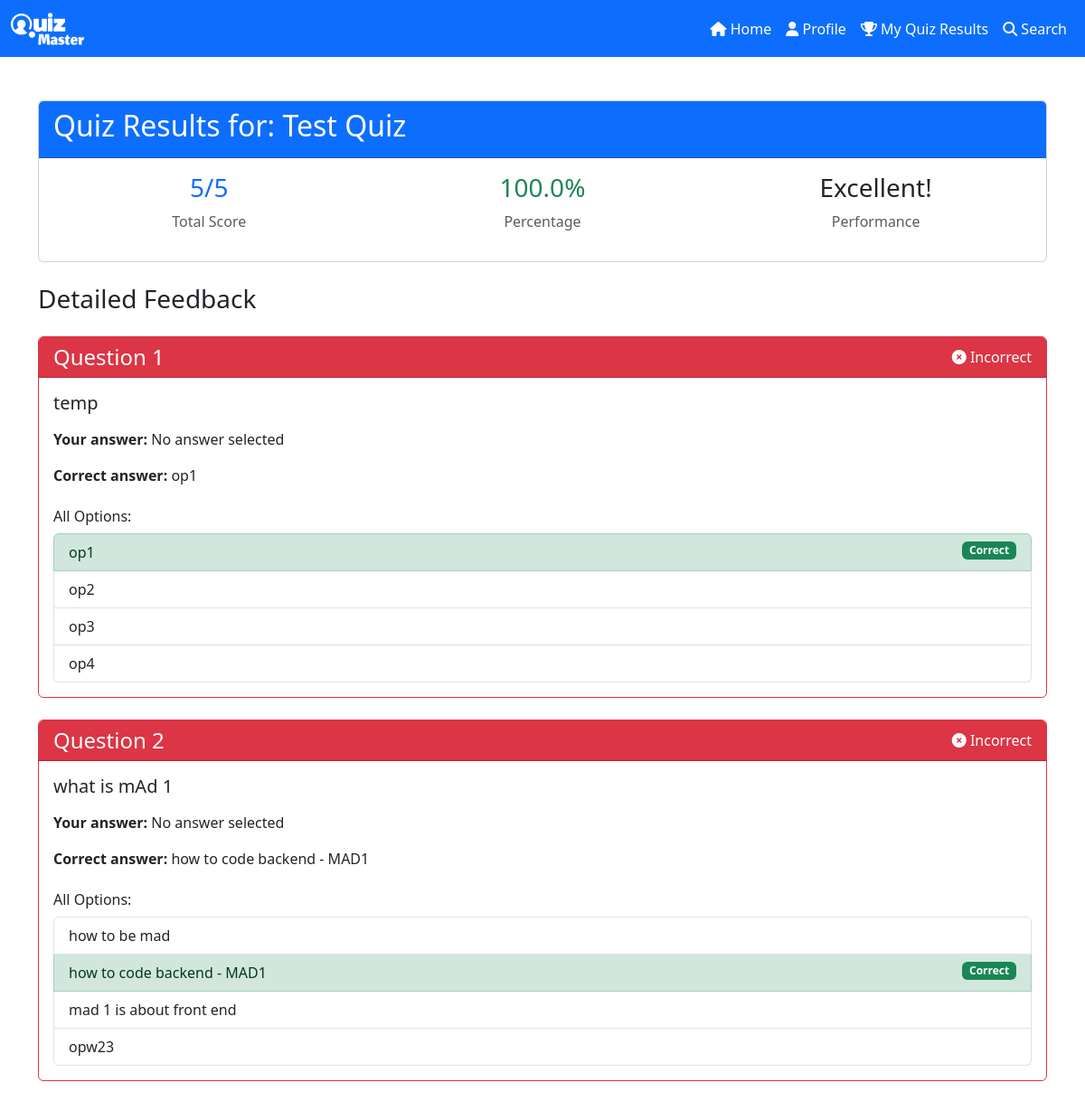
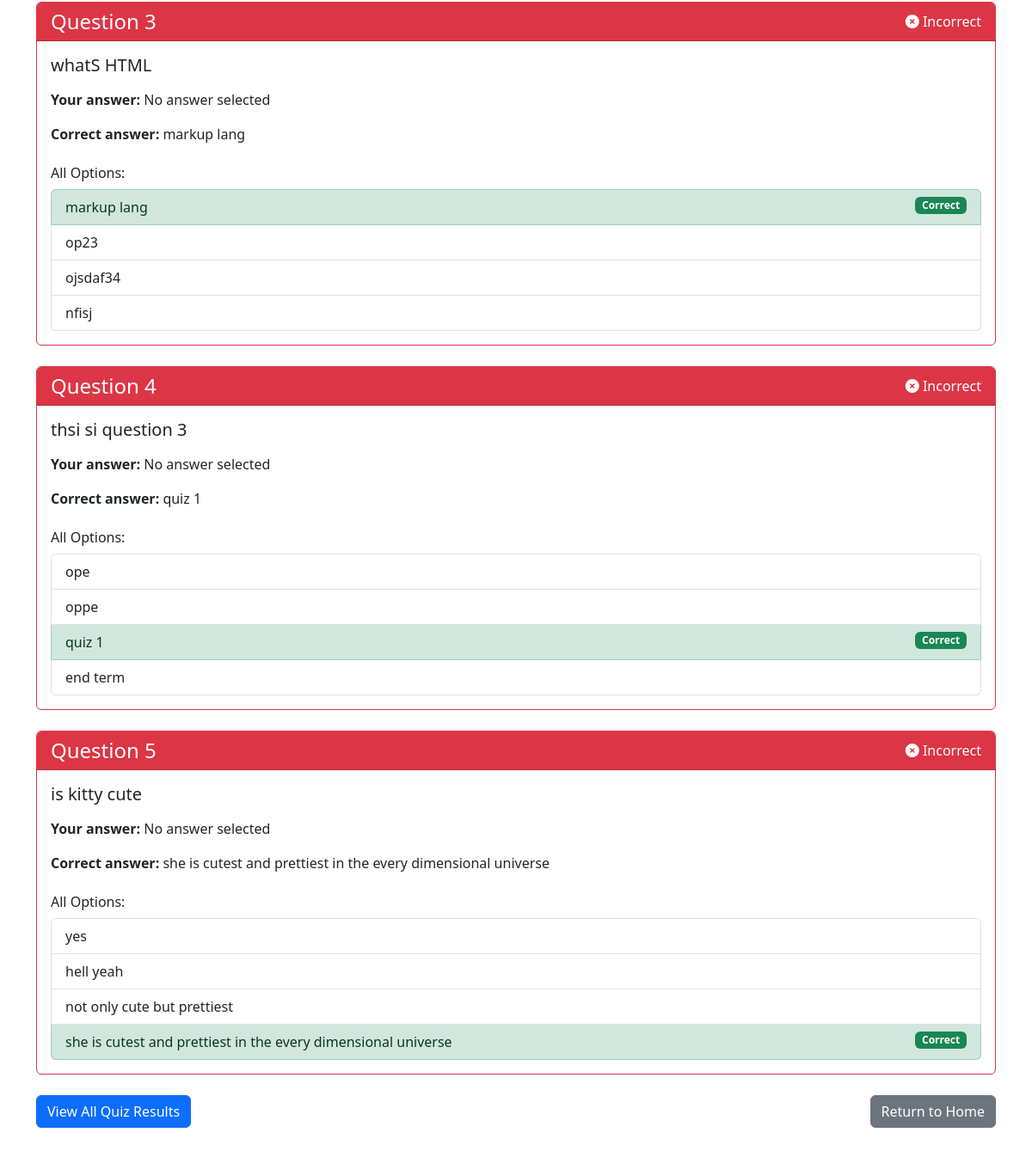
The page /quiz_feedback/1/1 (signed in) on the database its author committed (2 pictures, top to bottom).
### models.py (models this page shows)
class Quiz(db.Model):
    id = db.Column(db.Integer, primary_key=True, autoincrement=True)
    chapter_id = db.Column(db.Integer, db.ForeignKey("chapter.id"), nullable=False)
    name = db.Column(db.String(80), unique=True, nullable=False)
    description = db.Column(db.String(120), default="Not available")
    included_questions = db.relationship("Question", backref="quiz", lazy=True, cascade="all, delete-orphan")
    scores = db.relationship("Score", backref="quiz_record", lazy=True, cascade="all, delete-orphan")
    quiz_schedule_date = db.Column(db.DateTime, nullable=False)
    quiz_duration = db.Column(db.Integer, nullable=False)

class Score(db.Model):
    id = db.Column(db.Integer, primary_key=True, autoincrement=True)
    user_id = db.Column(db.String(80), db.ForeignKey("user.username"), nullable=False)
    quiz_id = db.Column(db.Integer, db.ForeignKey("quiz.id"), nullable=False)
    score = db.Column(db.Integer, nullable=False)

class Question(db.Model):
    id = db.Column(db.Integer, primary_key=True, autoincrement=True)
    quiz_id = db.Column(db.Integer, db.ForeignKey("quiz.id"), nullable=False)
    question = db.Column(db.String(120), nullable=False)
    option1 = db.Column(db.String(120), nullable=False)
    option2 = db.Column(db.String(120), nullable=False)
    option3 = db.Column(db.String(120), nullable=False)
    option4 = db.Column(db.String(120), nullable=False)
    correct_option = db.Column(db.String(120), nullable=False)

### routes.py (the view)
    @app.route("/quiz_feedback/<int:quiz_id>/<int:score_id>", methods=["GET"])
    @auth_required
    def quiz_feedback(quiz_id, score_id):
        user_id = session.get("user_id")
        score = Score.query.get(score_id)
        if not score or score.user_id != user_id:
            flash("Score record not found")
            return redirect(url_for("quiz_results"))
        quiz = Quiz.query.get(quiz_id)
        if not quiz:
            flash("Quiz not found")
            return redirect(url_for("home"))
        questions = Question.query.filter_by(quiz_id=quiz_id).all()
        total_questions = len(questions)
        percentage = (score.score / total_questions * 100) if total_questions > 0 else 0
        user_responses = session.get("quiz_responses", {})
        return render_template(
            "user_dashboard/quiz_feedback.html",
            quiz=quiz,
            score=score,
            questions=questions,
            user_responses=user_responses,
            total_questions=total_questions,
            percentage=percentage,
        )

### templates/user_dashboard/quiz_feedback.html (shortened to what this page needs)
{% extends 'base.html' %}
{% block content %}
<div class="container mt-5">
    <div class="card mb-4">
        <div class="card-header bg-primary text-white">
            <h2>Quiz Results for: {{ quiz.name }}</h2>
        </div>
        <div class="card-body">
            <div class="row">
                <div class="col-md-4 text-center">
                    <h3 class="text-primary">{{ score.score }}/{{ total_questions }}</h3>
                    <p class="text-muted">Total Score</p>
                </div>
                <div class="col-md-4 text-center">
                    <h3 class="{% if percentage >= 60 %}text-success{% else %}text-danger{% endif %}">
                        {{ "%.1f"|format(percentage) }}%
                    </h3>
                    <p class="text-muted">Percentage</p>
                </div>
                <div class="col-md-4 text-center">
                    <h3>
                        {% if percentage >= 80 %}Excellent!
                        {% elif percentage >= 60 %}Good Job!
                        {% elif percentage >= 40 %}Needs improvement
                        {% else %}Try again{% endif %}
                    </h3>
                    <p class="text-muted">Performance</p>
                </div>
            </div>
        </div>
    </div>
    <h3 class="mb-4">Detailed Feedback</h3>
    {% for question in questions %}
    {% set question_id = question.id %}
    {% set user_response_key = user_responses.get(question_id|string) %}
    {% if user_response_key == "option1" %}
    {% set user_answer = question.option1 %}
    {% elif user_response_key == "option2" %}
    {% set user_answer = question.option2 %}
    {% elif user_response_key == "option3" %}
    {% set user_answer = question.option3 %}
    {% elif user_response_key == "option4" %}
    {% set user_answer = question.option4 %}
    {% else %}
    {% set user_answer = "No answer selected" %}
    {% endif %}
    {% set is_correct = (user_answer == question.correct_option) %}
    <div class="card mb-4 {% if is_correct %}border-success{% else %}border-danger{% endif %}">
        <div class="card-header {% if is_correct %}bg-success text-white{% else %}bg-danger text-white{% endif %}">
            <div class="d-flex justify-content-between align-items-center">
                <h4 class="mb-0">Question {{ loop.index }}</h4>
                <span>
                    {% if is_correct %}
                    <i class="fas fa-check-circle"></i> Correct
                    {% else %}
                    <i class="fas fa-times-circle"></i> Incorrect
                    {% endif %}
                </span>
            </div>
        </div>
        <div class="card-body">
            <h5>{{ question.question }}</h5>
            <div class="mt-3">
                <p><strong>Your answer:</strong> {{ user_answer }}</p>
                {% if not is_correct %}
                <p><strong>Correct answer:</strong> {{ question.correct_option }}</p>
                {% endif %}
            </div>
            <div class="mt-4">
                <h6>All Options:</h6>
                <ul class="list-group">
                    <li
                        class="list-group-item {% if question.option1 == question.correct_option %}list-group-item-success{% endif %} {% if user_response_key == 'option1' and not is_correct %}list-group-item-danger{% endif %}">
                        {{ question.option1 }}
                        {% if question.option1 == question.correct_option %}<span
                            class="badge bg-success float-end">Correct</span>{% endif %}
                    </li>
                    <li
                        class="list-group-item {% if question.option2 == question.correct_option %}list-group-item-success{% endif %} {% if user_response_key == 'option2' and not is_correct %}list-group-item-danger{% endif %}">
                        {{ question.option2 }}
                        {% if question.option2 == question.correct_option %}<span
                            class="badge bg-success float-end">Correct</span>{% endif %}
                    </li>
                    <li
                        class="list-group-item {% if question.option3 == question.correct_option %}list-group-item-success{% endif %} {% if user_response_key == 'option3' and not is_correct %}list-group-item-danger{% endif %}">
                        {{ question.option3 }}
                        {% if question.option3 == question.correct_option %}<span
                            class="badge bg-success float-end">Correct</span>{% endif %}
                    </li>
                    <li
                        class="list-group-item {% if question.option4 == question.correct_option %}list-group-item-success{% endif %} {% if user_response_key == 'option4' and not is_correct %}list-group-item-danger{% endif %}">
                        {{ question.option4 }}
                        {% if question.option4 == question.correct_option %}<span
                            class="badge bg-success float-end">Correct</span>{% endif %}
                    </li>
                </ul>
            </div>
        </div>
    </div>
    {% endfor %}
    <div class="d-flex justify-content-between mb-5">
        <a href="{{ url_for('quiz_results') }}" class="btn btn-primary">View All Quiz Results</a>
        <a href="{{ url_for('home') }}" class="btn btn-secondary">Return to Home</a>
    </div>
</div>
{% endblock %}

### rows shown on the page
Quiz: name "Test Quiz"
Score: score "5"
Question: question "temp", user_answer "No answer selected", correct_option "op1", option1 "op1", shows "Correct", option2 "op2", option3 "op3", option4 "op4"
Question: question "what is mAd 1", user_answer "No answer selected", correct_option "how to code backend - MAD1", option1 "how to be mad", option2 "how to code backend - MAD1", shows "Correct", option3 "mad 1 is about front end", option4 "opw23"
Question: question "whatS HTML", user_answer "No answer selected", correct_option "markup lang", option1 "markup lang", shows "Correct", option2 "op23", option3 "ojsdaf34", option4 "nfisj"
Question: question "thsi si question 3", user_answer "No answer selected", correct_option "quiz 1", option1 "ope", option2 "oppe", option3 "quiz 1", shows "Correct", option4 "end term"
Question: question "is kitty cute", user_answer "No answer selected", correct_option "she is cutest and prettiest in the every dimensional universe", option1 "yes", option2 "hell yeah", option3 "not only cute but prettiest", option4 "she is cutest and prettiest in the every dimensional universe", shows "Correct"

### other values the page prints
{{ total_questions }} "5"
{{ "%.1f"|format(percentage) }} "100.0"
